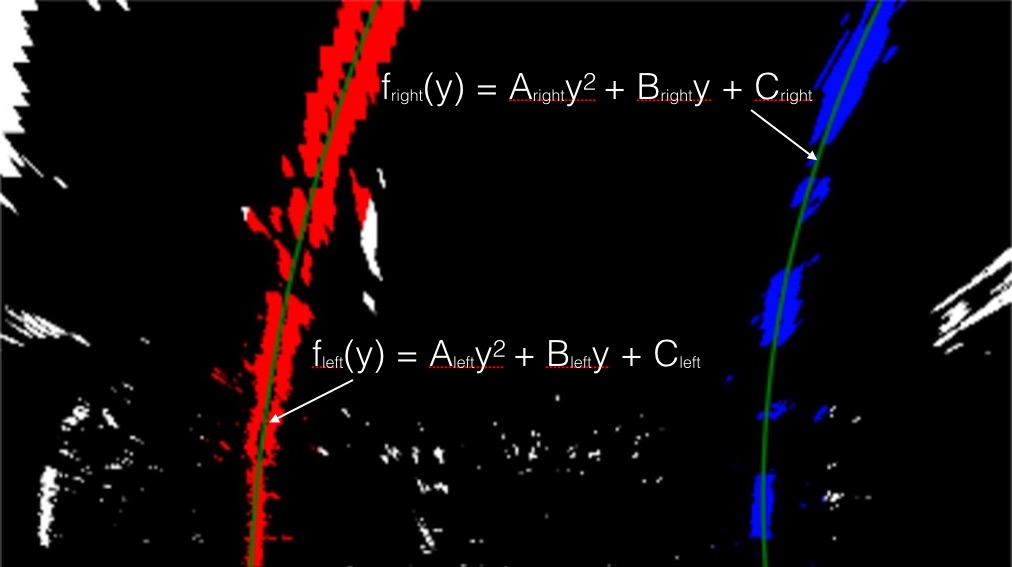
#> input picture examples/color_fit_lines.jpg, 1012 x 567 px; its folder holds only this picture in this run
$ python -i lane_line.py   (imports and definitions only)   (Python 2 division)   (older library calls are emulated)
#> lines starting #> are read from the running program, lines starting #| are printed output that depends on the picture; after the words box and inside, x2 and y2 are one past the last pixel; in counts of white or black regions, pixels touching at a corner belong together
import cv2
import glob
import pickle
import numpy as np
import matplotlib.pyplot as plt
import matplotlib.image as mpimp

# Define a class to receive the characteristics of each line detection
class Line():
    def __init__(self):
        # flag for new line
        self.new_line = True
        # was the line detected in the last iteration?
        self.non_detect_tally = 0
        self.non_detect_tally_max = 3
        # x values of the last n fits of the line
        self.recent_xfitted = []
        #average x values of the fitted line over the last n iterations
        self.bestx = None

        #polynomial coefficients averaged over the last n iterations
        # load some default values
        left_fit = np.loadtxt('straight_leftfit.txt')
        right_fit = np.loadtxt('straight_rightfit.txt')
        self.best_fit = [left_fit, right_fit]

        #polynomial coefficients for the most recent fit
        self.current_fit = [np.array([False])]
        #radius of curvature of the line in some units
        self.radius_of_curvature = None
        #distance in meters of vehicle center from the line
        self.line_base_pos = None
        #difference in fit coefficients between last and new fits
        self.diffs = np.array([0,0,0], dtype='float')
        #x values for detected line pixels
        self.allx = None
        #y values for detected line pixels
        self.ally = None

        self.ploty = []

        # parameters
        self.dst = np.loadtxt('cam_dist.txt')
        self.mtx = np.loadtxt('cam_mtx.txt')
        self.src_points = np.float32([[270,674],
                                 [587,455],
                                 [694,455],
                                 [1035,674]])
        self.dst_points = np.float32([[270,674],
                                 [270,0],
                                 [1035,0],
                                 [1035,674]])
        self.M = np.loadtxt('M_mat.txt')
        self.Minv = np.loadtxt('Minv_mat.txt')

        # windows
        # Set the width of the windows +/- margin
        self.margin = 50

        # Set minimum number of pixels found to recenter window
        self.minpix = 50

        # Conversions in x and y from pixels space to meters
        self.ym_per_pix = 30/720.0 # meters per pixel in y dimension
        self.xm_per_pix = 3.7/700.0 # meters per pixel in x dimension


    def thresh_bin_im(self, image):
        """
        Return the colour thresholds binary for L, S and R channels in an image
        img: RGB image
        """
        def bin_it(image, threshold):
            output_bin = np.zeros_like(image)
            output_bin[(image >= threshold[0]) & (image <= threshold[1])]=1
            return output_bin

        # convert image to hls colour space
        hls = cv2.cvtColor(image, cv2.COLOR_RGB2HLS).astype(np.float)

        # binary threshold values
        bin_thresh = [20, 255]

        # rgb thresholding for yellow
        lower = np.array([225,180,0],dtype = "uint8")
        upper = np.array([255, 255, 170],dtype = "uint8")
        mask = cv2.inRange(image, lower, upper)
        rgb_y = cv2.bitwise_and(image, image, mask = mask).astype(np.uint8)
        rgb_y = cv2.cvtColor(rgb_y, cv2.COLOR_RGB2GRAY)
        rgb_y = bin_it(rgb_y, bin_thresh)


        # rgb thresholding for white (best)
        lower = np.array([100,100,200],dtype = "uint8")
        upper = np.array([255, 255, 255],dtype = "uint8")
        mask = cv2.inRange(image, lower, upper)
        rgb_w = cv2.bitwise_and(image, image, mask = mask).astype(np.uint8)
        rgb_w = cv2.cvtColor(rgb_w, cv2.COLOR_RGB2GRAY)
        rgb_w = bin_it(rgb_w, bin_thresh)


        # hls thresholding for yellow
        lower = np.array([20,120,80],dtype = "uint8")
        upper = np.array([45, 200, 255],dtype = "uint8")
        mask = cv2.inRange(hls, lower, upper)
        hls_y = cv2.bitwise_and(image, image, mask = mask).astype(np.uint8)
        hls_y = cv2.cvtColor(hls_y, cv2.COLOR_HLS2RGB)
        hls_y = cv2.cvtColor(hls_y, cv2.COLOR_RGB2GRAY)
        hls_y = bin_it(hls_y, bin_thresh)

        im_bin = np.zeros_like(hls_y)
        im_bin [(hls_y == 1)|(rgb_y==1)|(rgb_w==1)]= 1

        return im_bin

    # [9 lines left out: function bin_image, not called in this run]

    def transform_n_warp(self, image, M):
        """
        apply transforms to image and warp the image according to transformation matrix
        image: image to be transformed
        M: transformation matrix
        """
        # image size
        img_size = image.shape[:2][::-1]

        # convert to coloured binary image
        image = self.thresh_bin_im(image)

        # convert to 1 channel binary image
        # image = self.bin_image(image)

        # warp image
        image = cv2.warpPerspective(image, M, img_size, flags=cv2.INTER_LINEAR)

        return image

    # [13 lines left out: function update_fit, not called in this run]


    # find lane function, with sliding window approach
    def find_lane(self, warped):
        """
        return image with lane lines using sliding window approach
        warped: image in bird's eye view
        """
        # check if there is a previous line
#         if self.detected:
#             self.new_line = False

        # Set the width of the windows +/- margin
        margin = self.margin

        # Set minimum number of pixels found to recenter window
        minpix = self.minpix

        # Create an output image to draw on and  visualize the result
        out_img = np.dstack((warped, warped, warped)).astype(np.int8)#*255
        window_img = np.zeros_like(out_img)

        if self.new_line or self.non_detect_tally>self.non_detect_tally_max:
            # we first take a histogram along all the columns in the lower half of the image
            histogram = np.sum(warped[warped.shape[0]/2:,:], axis=0)

            # Find the peak of the left and right halves of the histogram
            # These will be the starting point for the left and right lines
            midpoint = np.int(histogram.shape[0]/2)
            leftx_base = np.argmax(histogram[:midpoint])
            rightx_base = np.argmax(histogram[midpoint:]) + midpoint

            # Number of sliding windows
            nwindows = 9

            # Height of windows
            window_height = np.int(warped.shape[0]/nwindows)

            # Identify the x and y positions of all nonzero pixels in the image
            nonzero = warped.nonzero()
            nonzeroy = np.array(nonzero[0])
            nonzerox = np.array(nonzero[1])

            # Current positions to be updated for each window
            leftx_current = leftx_base
            rightx_current = rightx_base


            # Create empty lists to receive left and right lane pixel indices
            left_lane_inds = []
            right_lane_inds = []

            # Step through the windows one by one
            for window in range(nwindows):
                # Identify window boundaries in x and y (and right and left)
                win_y_low = warped.shape[0] - (window+1)*window_height
                win_y_high = warped.shape[0] - window*window_height
                win_xleft_low = leftx_current - margin
                win_xleft_high = leftx_current + margin
                win_xright_low = rightx_current - margin
                win_xright_high = rightx_current + margin

                # Identify the nonzero pixels in x and y within the window
                good_left_inds = ((nonzeroy >= win_y_low) & (nonzeroy < win_y_high) & (nonzerox >= win_xleft_low) & (nonzerox < win_xleft_high)).nonzero()[0]
                good_right_inds = ((nonzeroy >= win_y_low) & (nonzeroy < win_y_high) & (nonzerox >= win_xright_low) & (nonzerox < win_xright_high)).nonzero()[0]


                # Append these indices to the lists
                left_lane_inds.append(good_left_inds)
                right_lane_inds.append(good_right_inds)
                # If you found > minpix pixels, recenter next window on their mean position
                if len(good_left_inds) > minpix:
                    leftx_current = np.int(np.mean(nonzerox[good_left_inds]))
                if len(good_right_inds) > minpix:
                    rightx_current = np.int(np.mean(nonzerox[good_right_inds]))

            # Concatenate the arrays of indices
            left_lane_inds = np.concatenate(left_lane_inds)
            right_lane_inds = np.concatenate(right_lane_inds)

            self.new_line = False
            non_detect_tally = 0

        else:
            nonzero = warped.nonzero()
            nonzeroy = np.array(nonzero[0])
            nonzerox = np.array(nonzero[1])


            left_fit, right_fit = self.best_fit

            left_lane_inds = ((nonzerox > (left_fit[0]*(nonzeroy**2) + left_fit[1]*nonzeroy + left_fit[2] - margin)) & (nonzerox < (left_fit[0]*(nonzeroy**2) + left_fit[1]*nonzeroy + left_fit[2] + margin)))
            right_lane_inds = ((nonzerox > (right_fit[0]*(nonzeroy**2) + right_fit[1]*nonzeroy + right_fit[2] - margin)) & (nonzerox < (right_fit[0]*(nonzeroy**2) + right_fit[1]*nonzeroy + right_fit[2] + margin)))

        # Extract left and right line pixel positions
        leftx = nonzerox[left_lane_inds]
        lefty = nonzeroy[left_lane_inds]
        rightx = nonzerox[right_lane_inds]
        righty = nonzeroy[right_lane_inds]

        # print leftx, lefty
        # print len(rightx), len(righty)


        # to prevent failure and aadd some sanity check
        try:
            # Fit a second order polynomial to each
            left_fit = np.polyfit(lefty, leftx, 2)
            right_fit = np.polyfit(righty, rightx, 2)

            # update global left and right fits
            left_fit, right_fit = self.update_fit(left_fit, right_fit)

            img_size = warped.shape
            left_grad = 2 * left_fit[0] * img_size[0]/2.0 + left_fit[1]
            right_grad = 2 * right_fit[0] * img_size[0]/2.0 + right_fit[1]

            if abs(left_grad - right_grad) < 1.0:
                self.non_detect_tally =0
            else:
                self.non_detect_tally += 1

        except TypeError:

            left_fit, right_fit = self.best_fit
            # left_fit, right_fit = self.update_fit(left_fit, right_fit)

            self.non_detect_tally += 1


        # Generate x and y values for plotting
        ploty = np.linspace(0, warped.shape[0]-1, warped.shape[0])

        # save ploty
        self.ploty = ploty

        left_fitx = left_fit[0]*ploty**2 + left_fit[1]*ploty + left_fit[2]
        right_fitx = right_fit[0]*ploty**2 + right_fit[1]*ploty + right_fit[2]

        # change the colour of nonzero pixels
        out_img[nonzeroy[left_lane_inds], nonzerox[left_lane_inds]] = [100, 0, 0]
        out_img[nonzeroy[right_lane_inds], nonzerox[right_lane_inds]] = [0, 0, 100]

        # Generate a polygon to illustrate the search window area
        # And recast the x and y points into usable format for cv2.fillPoly()
        left_line_window1 = np.array([np.transpose(np.vstack([left_fitx-margin, ploty]))])
        left_line_window2 = np.array([np.flipud(np.transpose(np.vstack([left_fitx+margin, ploty])))])
        left_line_pts = np.hstack((left_line_window1, left_line_window2))
        right_line_window1 = np.array([np.transpose(np.vstack([right_fitx-margin, ploty]))])
        right_line_window2 = np.array([np.flipud(np.transpose(np.vstack([right_fitx+margin, ploty])))])
        right_line_pts = np.hstack((right_line_window1, right_line_window2))

        # Define y-value where we want radius of curvature
        # We choose the maximum y-value, corresponding to the bottom of the image
        y_eval = np.max(ploty)


        # Fit new polynomials to x,y in world space
        left_fit_cr = np.polyfit(ploty*self.ym_per_pix, left_fitx*self.xm_per_pix, 2)
        right_fit_cr = np.polyfit(ploty*self.ym_per_pix, right_fitx*self.xm_per_pix, 2)

        # Calculate the new radii of curvature
        left_curverad = ((1 + (2*left_fit_cr[0]*y_eval*self.ym_per_pix + left_fit_cr[1])**2)**1.5) / np.absolute(2*left_fit_cr[0])
        right_curverad = ((1 + (2*right_fit_cr[0]*y_eval*self.ym_per_pix + right_fit_cr[1])**2)**1.5) / np.absolute(2*right_fit_cr[0])


        # Draw the lane onto the warped blank image
        cv2.fillPoly(window_img, np.int_([left_line_pts]), (255,255, 0))
        cv2.fillPoly(window_img, np.int_([right_line_pts]), (0,255, 0))

        # out_img = out_img.astype(np.int8)
        result = cv2.addWeighted(out_img, 1, window_img, 0.2, 0)

        # %% Warp the detected lane boundaries back onto the original image
        # # Recast the x and y points into usable format for cv2.fillPoly()
        pts_left = np.array([np.transpose(np.vstack([left_fitx, ploty]))])
        pts_right = np.array([np.flipud(np.transpose(np.vstack([right_fitx, ploty])))])
        pts = np.hstack((pts_left, pts_right))

        # Draw the lane onto the warped blank image
        cv2.fillPoly(result, np.int_([pts]), (0,255, 0))


        return result, left_curverad, right_curverad

    def display_on_frame(self, image, left_curverad, right_curverad, car_off):
        """
        Display texts on image using passed values
        """
        # create display texts on image
        font = cv2.FONT_HERSHEY_COMPLEX
        curve_disp_txt = 'Curvature: Right = ' + str(np.round(right_curverad,2)) + 'm, Left = ' + str(np.round(left_curverad,2)) + 'm'

        off_disp_txt = 'Car off by ' + str(np.round(car_off,2)) + 'm'

        cv2.putText(image, curve_disp_txt, (30, 60), font, 1, (0,0,0), 2)
        cv2.putText(image, off_disp_txt, (30, 110), font, 1, (0,0,0), 2)

        return image

    def pipeline(self, frame):
        """
        perform all advanced lane finding process on frame
        and return processed frame
        """

        # undistort frame
        frame = cv2.undistort(frame, self.mtx, self.dst, None, self.mtx)

        original_frame = np.copy(frame)

        # transform image to bird's eye view
        frame = self.transform_n_warp(frame, self.M)

        # find lane lines
        # Check that there is new line
        # Then check that new line detections makes sense,
        # i.e., expected curvature, separation, and parallel.
        frame, left_curverad, right_curverad = self.find_lane(frame)

        # print abs(left_curverad - right_curverad)
        # print left_curverad, right_curverad

        img_size = (frame.shape[:2][0], frame.shape[:2][1])

        # Warp the blank back to original image space using inverse perspective matrix (Minv)
        newwarp = cv2.warpPerspective(frame.astype(np.float32), self.Minv, img_size[::-1])
        newwarp = np.uint8(newwarp)

        # Combine the result with the original image
        frame = cv2.addWeighted(original_frame, 1, newwarp, 0.75, 0)

        # calculate lane midpoint
        # left line intercept on x axis
        left_fit, right_fit = self.best_fit

        left_intcpt = left_fit[0]*img_size[0]**2 + left_fit[1]*img_size[0] + left_fit[2]

        # right line intercept on x axis
        right_intcpt = right_fit[0]*img_size[0]**2 + right_fit[1]*img_size[0] + right_fit[2]

        lane_width = abs(right_intcpt-left_intcpt)
        # print lane_width

        lane_mid = (left_intcpt + right_intcpt)/2.0

        # car offset, im meters
        car_off = (lane_mid - img_size[1]/2.0)*self.xm_per_pix

        # display visuals on frame
        frame = self.display_on_frame(frame, left_curverad=left_curverad, right_curverad=right_curverad,
                        car_off=car_off)

        # return processed frame
        ret_frame = frame
        return ret_frame.astype(np.uint8)


# %% view solution in real time
frame_line = Line()
#name_prefix = 'harder_challenge'
name_prefix = 'project'
vid_path = name_prefix+'_video.mp4'


# %% Export finished video
from moviepy.editor import VideoFileClip
vid_output = name_prefix+'_solve_3.mp4'
# [1 line that did not run here, left out]
# [1 line that did not run here, left out]
# [1 line not run here, left out]

>>> import cv2
>>> picture = cv2.cvtColor(cv2.imread('examples/color_fit_lines.jpg'), cv2.COLOR_BGR2RGB)
>>> result = Line().pipeline(picture)
#> in thresh_bin_im, `mask = cv2.inRange(image, lower, upper)`:
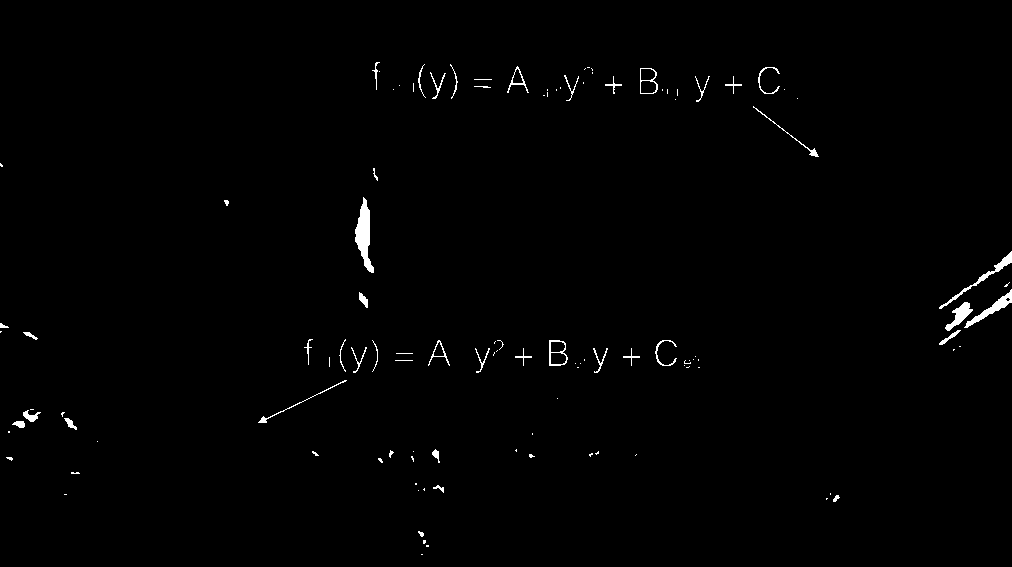
#> mask: shape (567, 1012); 0.82% white; 114 white regions (71 under 20 px), largest, box (x1, y1, x2, y2) and area: (355, 197, 374, 273) 715, (964, 289, 1012, 328) 385, (939, 251, 1012, 309) 361
#> in transform_n_warp, `image = cv2.warpPerspective(image, M, img_size, flags=cv2.INTER_LINEAR)`:
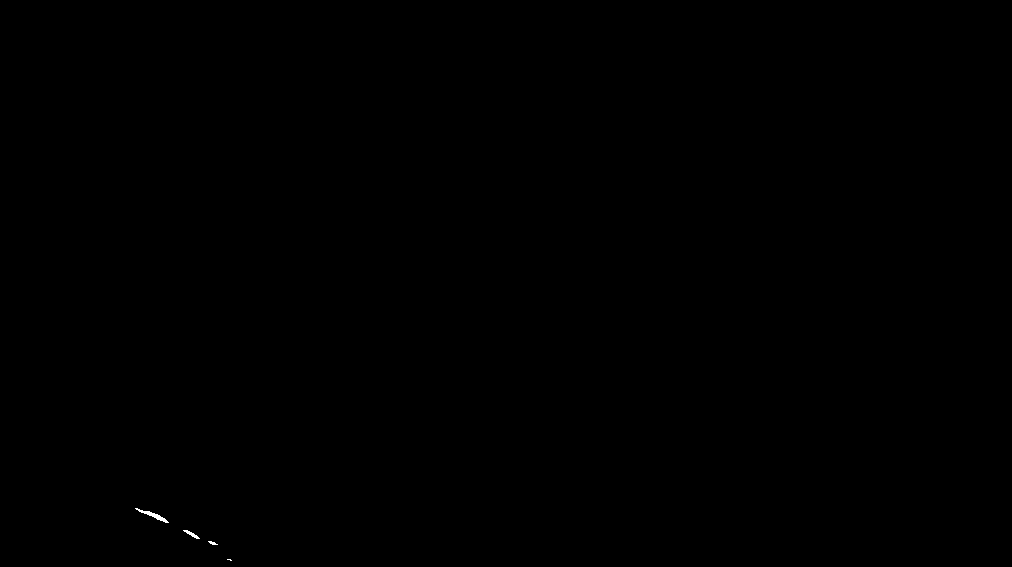
#> image: shape (567, 1012); values 0 (black) and 1 (white), 0.03% white; 4 white regions (1 under 20 px), largest, box (x1, y1, x2, y2) and area: (135, 508, 169, 523) 119, (183, 530, 200, 539) 51, (208, 541, 218, 545) 22
#> in find_lane, `histogram = np.sum(warped[warped.shape[0]/2:,:], axis=0)`: histogram = 1012 values, max 6 at index 157, min 0 at index 0, mean 0.196
#> in find_lane, `leftx_base = np.argmax(histogram[:midpoint])`: leftx_base = 157
#> in find_lane, `rightx_base = np.argmax(histogram[midpoint:]) + midpoint`: rightx_base = 506
#> in find_lane, `nonzero = warped.nonzero()`: nonzero = 198 positions, rows 508 to 560, columns 135 to 231
#> in find_lane, `nonzeroy = np.array(nonzero[0])`: nonzeroy = 198 values from 508 to 560
#> in find_lane, `nonzerox = np.array(nonzero[1])`: nonzerox = 198 values, max 231 at index 197, min 135 at index 0, mean 171.7
#> in find_lane, `leftx_current = leftx_base`: leftx_current = 157
#> in find_lane, `rightx_current = rightx_base`: rightx_current = 506
#> the loop in find_lane, `for window in range(nwindows):` made 9 passes
#> (win_xleft_low, win_xleft_high, leftx_current) on pass 1: (107, 207, 164)
#> after the loop in find_lane, `for window in range(nwindows):`: left_lane_inds = 9 items; right_lane_inds = [empty array, empty array, empty array, empty array, empty array, empty array, empty array, empty array, empty array]
#> in find_lane, `left_lane_inds = np.concatenate(left_lane_inds)`: left_lane_inds = 170 values from 0 to 169
#> in find_lane, `right_lane_inds = np.concatenate(right_lane_inds)`: right_lane_inds = empty array
#> in find_lane, `leftx = nonzerox[left_lane_inds]`: leftx = 170 values, max 199 at index 169, min 135 at index 0, mean 164.4
#> in find_lane, `lefty = nonzeroy[left_lane_inds]`: lefty = 170 values from 508 to 538
#> in find_lane, `rightx = nonzerox[right_lane_inds]`: rightx = empty array
#> in find_lane, `left_fit = np.polyfit(lefty, leftx, 2)`: left_fit = [-0.0147, 17.38, -4912.8]
#> in find_lane, `cv2.fillPoly(window_img, np.int_([right_line_pts]), (0,255, 0))`:
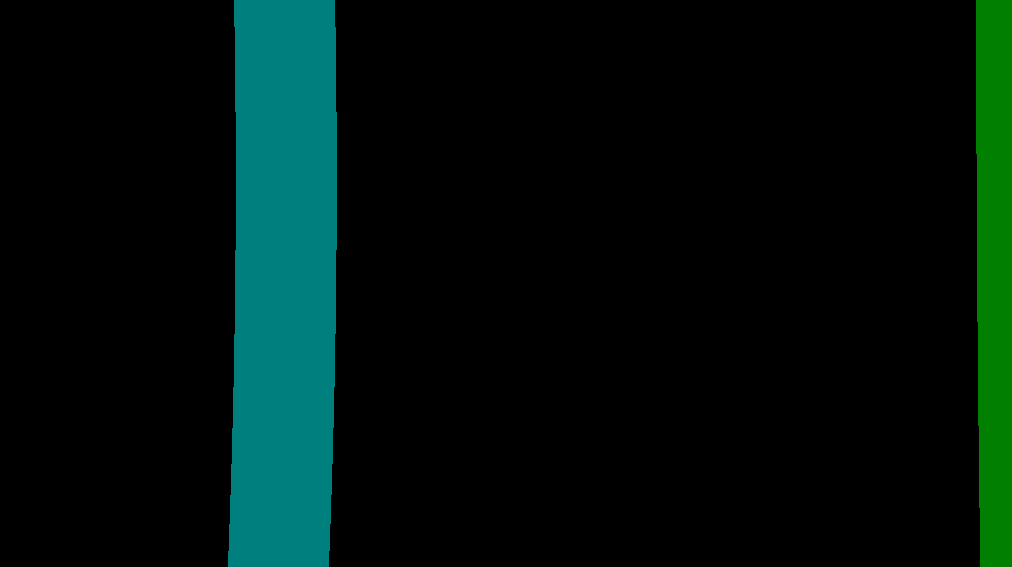
#> window_img: shape (567, 1012, 3) int8; mean of channels 0, 1, 2 12.7, 17, 0; drawn as B, G, R
#> in find_lane, `cv2.fillPoly(result, np.int_([pts]), (0,255, 0))`:
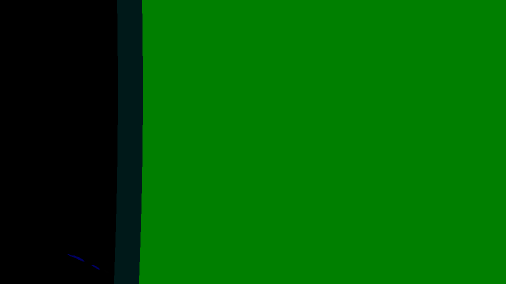
#> result: shape (567, 1012, 3) int8 (shown at 1/2 size); mean of channels 0, 1, 2 1.3, 92.6, 0; drawn as B, G, R
#> in pipeline, `frame, left_curverad, right_curverad = self.find_lane(frame)`: left_curverad = 3098.5; right_curverad = 12081.8
#> in display_on_frame, `cv2.putText(image, off_disp_txt, (30, 110), font, 1, (0,0,0), 2)`:
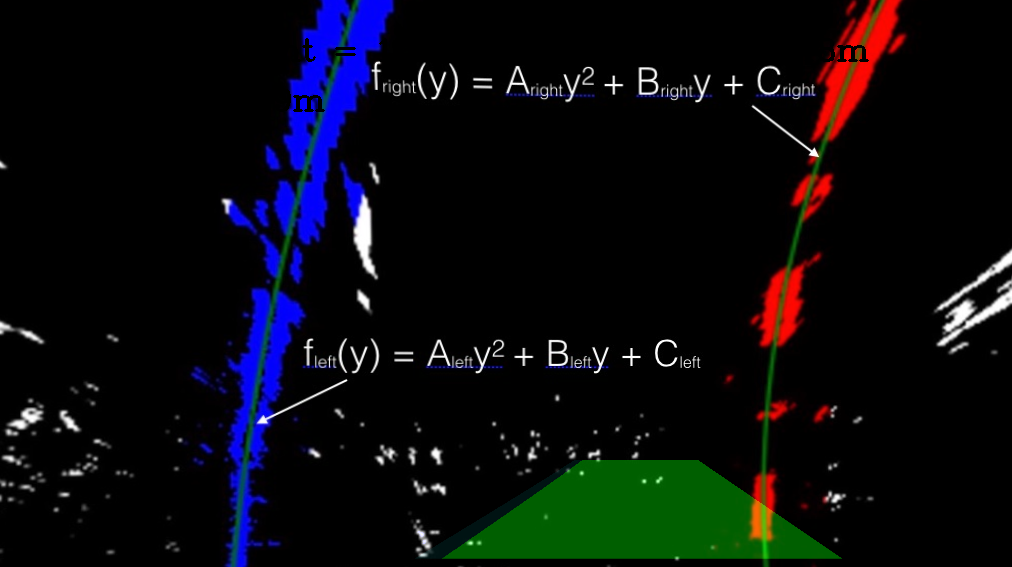
#> image: shape (567, 1012, 3); mean of channels 0, 1, 2 13.7, 9.9, 8.8; drawn as B, G, R
